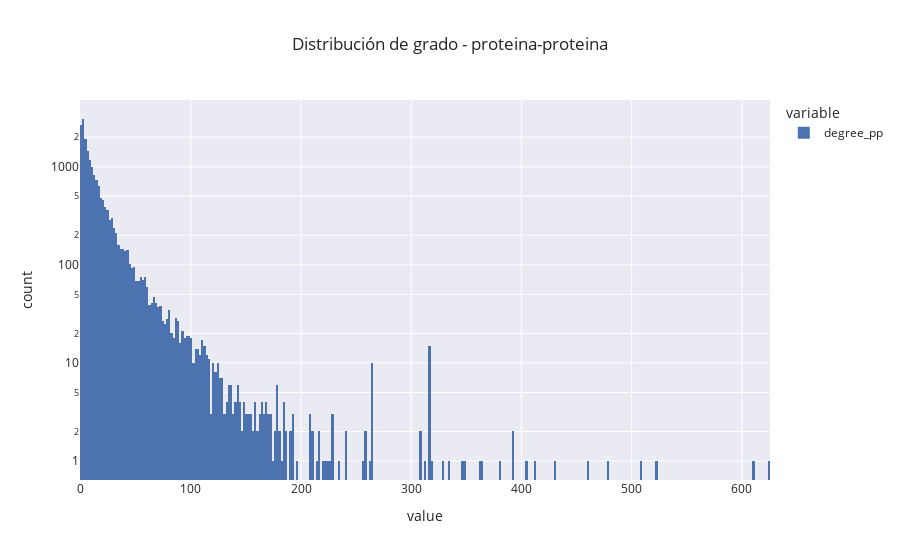

Here is the notebook cell this chart was saved with:
### Code cell
fig_ppi_degree = px.histogram(ppi_degree, log_y=True, title="Distribución de grado - proteina-proteina")
fig_ppi_degree.show()

### Figure 1 — Plotly figure (JSON) as saved in the notebook; plotly's stock layout.template omitted (floating-point values rounded to 4 significant figures; data arrays with more than 128 entries replaced by an {"elided": "..."} marker saying what was removed)
{"data": [{"alignmentgroup": "True", "bingroup": "x", "hovertemplate": "variable=degree_pp<br>value=%{x}<br>count=%{y}<extra></extra>", "legendgroup": "degree_pp", "marker": {"color": "rgb(76,114,176)", "pattern": {"shape": ""}}, "name": "degree_pp", "offsetgroup": "degree_pp", "orientation": "v", "showlegend": true, "type": "histogram", "x": {"elided": "18525 int values"}, "xaxis": "x", "yaxis": "y"}], "layout": {"barmode": "relative", "legend": {"title": {"text": "variable"}, "tracegroupgap": 0}, "title": {"text": "Distribución de grado - proteina-proteina"}, "xaxis": {"anchor": "y", "domain": [0, 1], "title": {"text": "value"}}, "yaxis": {"anchor": "x", "domain": [0, 1], "title": {"text": "count"}, "type": "log"}}}
